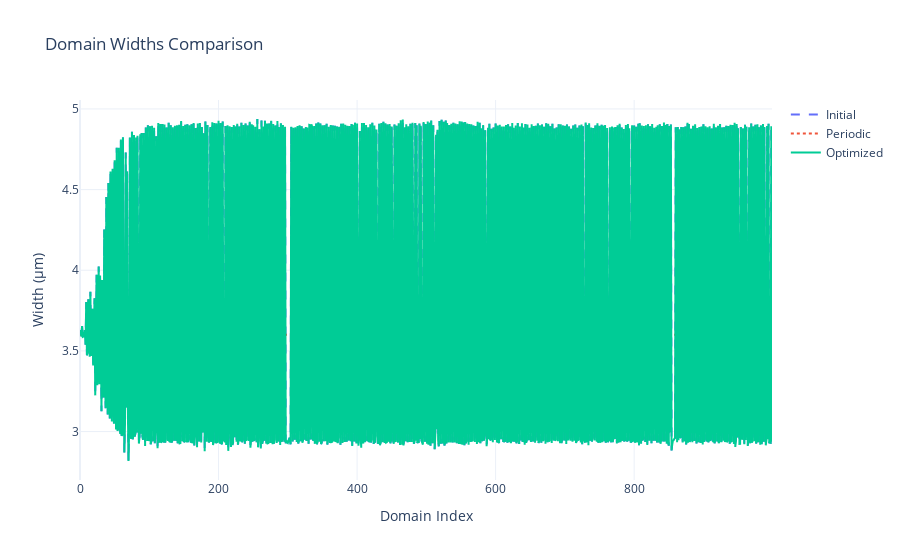
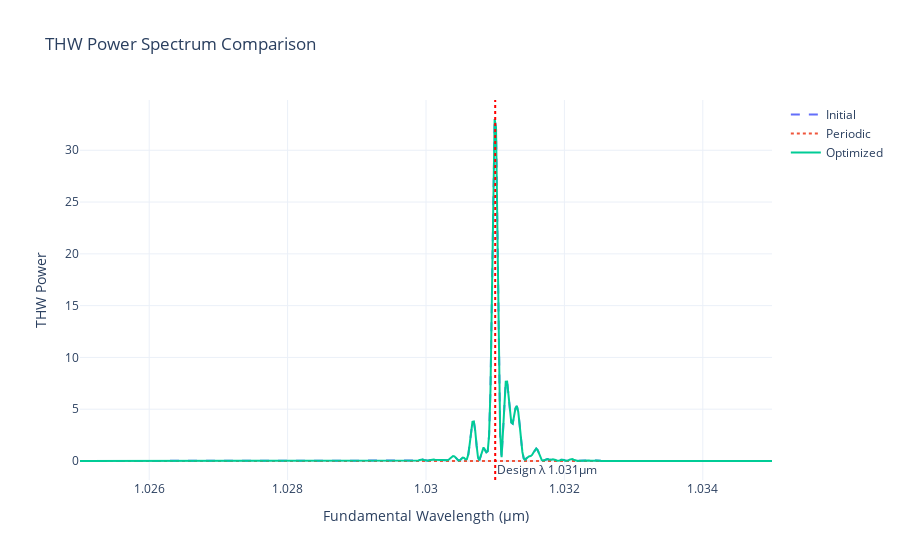
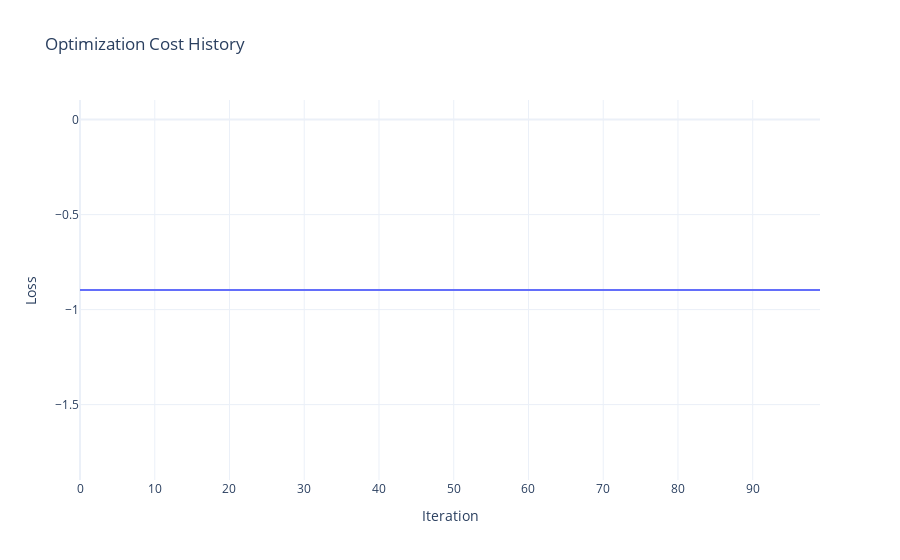

These figures' notebook cell, in order:
### Code cell
# 4. Visualize the results
print("4. Visualizing optimization results...")
plot_domain_widths(initial_widths, optimized_widths, periodic_widths)
plot_thw_power_spectrum(initial_widths, optimized_widths, periodic_widths, sim_params, config)
plot_cost_history(loss_history)

# jnp.save("optimized_widths_1000.npy", optimized_widths)

### Figure 1 — Plotly figure (JSON) as saved in the notebook; plotly's stock layout.template omitted (floating-point values rounded to 4 significant figures; data arrays with more than 128 entries replaced by an {"elided": "..."} marker saying what was removed)
{"data": [{"line": {"dash": "dash"}, "mode": "lines", "name": "Initial", "type": "scatter", "y": {"elided": "1000 float values"}}, {"line": {"dash": "dot"}, "mode": "lines", "name": "Periodic", "type": "scatter", "y": {"elided": "1000 float values"}}, {"mode": "lines", "name": "Optimized", "type": "scatter", "y": {"elided": "1000 float values"}}], "layout": {"title": {"text": "Domain Widths Comparison"}, "xaxis": {"title": {"text": "Domain Index"}}, "yaxis": {"title": {"text": "Width (μm)"}}}}

### Figure 2 — Plotly figure (JSON) as saved in the notebook; plotly's stock layout.template omitted (floating-point values rounded to 4 significant figures; data arrays with more than 128 entries replaced by an {"elided": "..."} marker saying what was removed)
{"data": [{"line": {"dash": "dash"}, "mode": "lines", "name": "Initial", "type": "scatter", "x": {"elided": "500 float values"}, "y": {"elided": "500 float values"}}, {"line": {"dash": "dot"}, "mode": "lines", "name": "Periodic", "type": "scatter", "x": {"elided": "500 float values"}, "y": {"elided": "500 float values"}}, {"mode": "lines", "name": "Optimized", "type": "scatter", "x": {"elided": "500 float values"}, "y": {"elided": "500 float values"}}], "layout": {"annotations": [{"showarrow": false, "text": "Design λ 1.031μm", "x": 1.031, "xanchor": "left", "xref": "x", "y": 0, "yanchor": "bottom", "yref": "y domain"}], "shapes": [{"line": {"color": "red", "dash": "dot"}, "type": "line", "x0": 1.031, "x1": 1.031, "xref": "x", "y0": 0, "y1": 1, "yref": "y domain"}], "title": {"text": "THW Power Spectrum Comparison"}, "xaxis": {"title": {"text": "Fundamental Wavelength (μm)"}}, "yaxis": {"title": {"text": "THW Power"}}}}

### Figure 3 — Plotly figure (JSON) as saved in the notebook; plotly's stock layout.template omitted (floating-point values rounded to 4 significant figures)
{"data": [{"mode": "lines", "name": "Loss", "type": "scatter", "y": [-0.8969, -0.8969, -0.8969, -0.8969, -0.8969, -0.8969, -0.8969, -0.8969, -0.8969, -0.8969, -0.8969, -0.8969, -0.8969, -0.8969, -0.8969, -0.8969, -0.8969, -0.8969, -0.8969, -0.8969, -0.8969, -0.8969, -0.8969, -0.8969, -0.8969, -0.8969, -0.8969, -0.8969, -0.8969, -0.8969, -0.8969, -0.8969, -0.8969, -0.8969, -0.8969, -0.8969, -0.8969, -0.8969, -0.8969, -0.8969, -0.8969, -0.8969, -0.8969, -0.8969, -0.8969, -0.8969, -0.8969, -0.8969, -0.8969, -0.8969, -0.8969, -0.8969, -0.8969, -0.8969, -0.8969, -0.8969, -0.8969, -0.8969, -0.8969, -0.8969, -0.8969, -0.8969, -0.8969, -0.8969, -0.8969, -0.8969, -0.8969, -0.8969, -0.8969, -0.8969, -0.8969, -0.8969, -0.8969, -0.8969, -0.8969, -0.8969, -0.8969, -0.8969, -0.8969, -0.8969, -0.8969, -0.8969, -0.8969, -0.8969, -0.8969, -0.8969, -0.8969, -0.8969, -0.8969, -0.8969, -0.8969, -0.8969, -0.8969, -0.8969, -0.8969, -0.8969, -0.8969, -0.8969, -0.8969, -0.8969]}], "layout": {"title": {"text": "Optimization Cost History"}, "xaxis": {"title": {"text": "Iteration"}}, "yaxis": {"title": {"text": "Loss"}}}}
